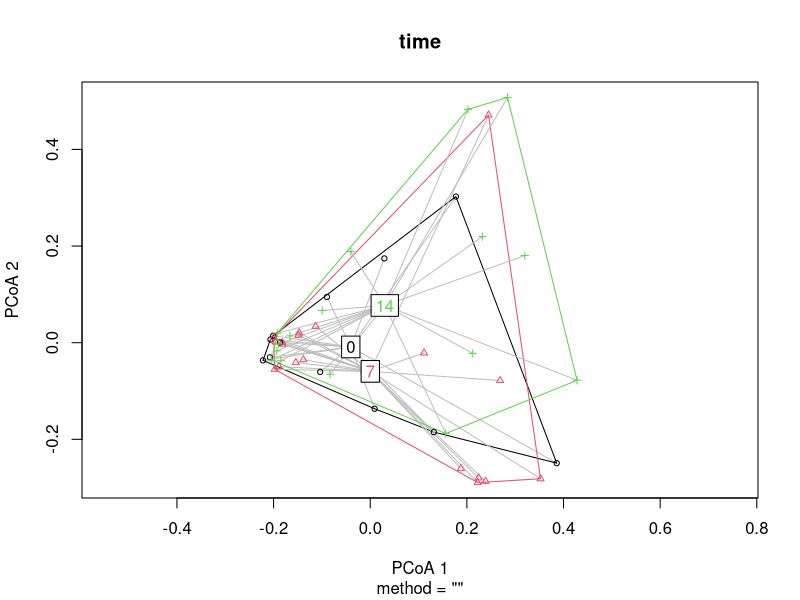
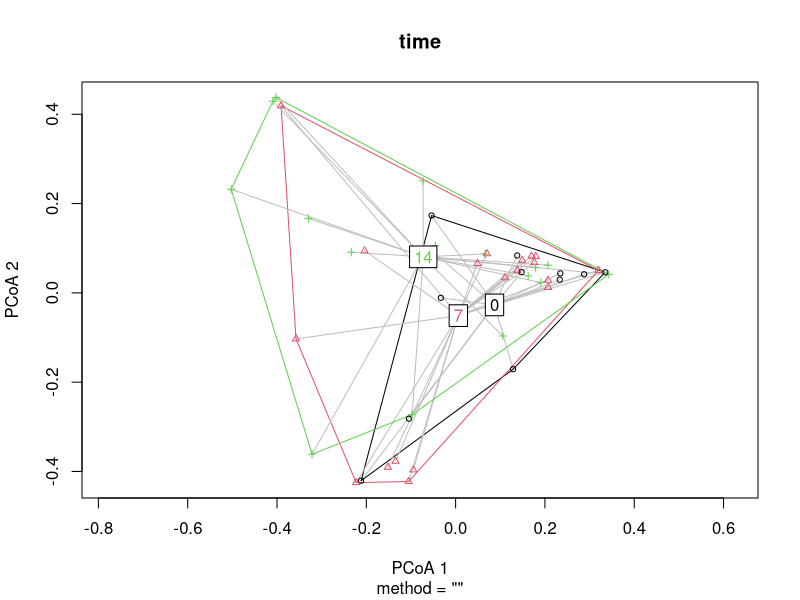

The R source for these figures, in order:
#Betadisper Nasal Samples
library(vegan) 
library(ggplot2)
library(ggpubr)
library(dplyr) #tally function
library(data.table) #transpose function
library(car) ##for type III SS 
library(lme4)
library(afex)
library(emmeans)

setwd("~/Desktop/eunice/PhD/CalfNasal/Qiime/CorrectFiltered/") #sets new working directory for Windows systems (remember to replace … with your filepath)
metadata1 <-read.csv("CalfMetadata08.30.csv")
metadata1$calf <- as.factor(metadata1$calf)
metadata1$Sickness <- as.factor(metadata1$Sickness)
metadata1$day <- factor(metadata1$day)
metadata1$diagnostic <- factor(metadata1$diagnostic)
levels(metadata1$Sickness) <- list("Sick"="Got", "Healthy"="Never")
metadata1$Antibiotic <- factor(metadata1$Antibiotic)

##Subsetting healthy and sick animals
healthy1 <- subset(metadata1, Sickness=="Healthy")
str(healthy1)
healthy1$Sickness <- factor(healthy1$Sickness)
healthy1$diagnostic <- factor(healthy1$diagnostic)
healthy1$d <- factor(healthy1$d)
levels(healthy1$d) <- list("0"="0", "7"="7", "14"="14")
healthy1$calf <- factor(healthy1$calf)
rownames(healthy1) <- healthy1$ID2
#healthy$d <- as.numeric(as.character(healthy$d))
levels(healthy1$calf)
rownames(healthy1) <- healthy1$ID

#We need to import the distance matrices
DistWU = read.csv("WU.H.csv", header=TRUE)
row.names(DistWU) <- DistWU[,1]
DistWU = DistWU[,-c(1)]
distWU <- as.dist(DistWU)
#check homogeneity of variance
healthy1 <-healthy1[rownames(healthy1) %in% rownames(DistWU),]#47

time <- betadisper(distWU, type = c("centroid"), group = healthy1$d)
time
plot(time)
distances <- time[["distances"]]
distances <- as.data.frame(distances)
distances <- merge(distances, healthy1, by.x = 0, by.y=0) # we are combining the data and removing unneccesary data
distances <- distances[,-c(1, 5, 7:9)] # here I need to calculate by hand the mean of the groups
#write.csv(distances, "distancesHWU.csv")

#---Step 1: Within SS
#we need to calculate the group mean and then the grand mena
metadata <- read.csv("betadisperCalfN.csv", header=TRUE)
x <- metadata$d0
x <- na.exclude(x) 
mean0 <- mean(x)

y <- metadata$d7
y <- na.exclude(y) 
mean7 <- mean(y)

z <- metadata$d14
z <- na.exclude(z)
mean14 <- mean(z)
GrandMean <- (mean0 + mean7 + mean14) / 3

summary_table <-metadata %>%
  summarize(
    sqrtDevW0 = (d0 - mean0) ^ 2, ###SS of the conditions
    sqrtDevW7 = (d7 - mean7) ^ 2, ###SS of the conditions
    sqrtDevW14 = (d14 - mean14) ^ 2, ###SS of the conditions
  )
##removing NAs
sqrtDevW0 <- as.data.frame(summary_table$sqrtDevW0)
sqrtDevW0 <- as.data.frame(sqrtDevW0[-c(8,10,13,14,17:20),])
colnames(sqrtDevW0) <- c("sqrtDevW0")

sqrtDevW7 <- as.data.frame(summary_table$sqrtDevW7)
sqrtDevW7 <- as.data.frame(sqrtDevW7[-c(12),])
colnames(sqrtDevW7) <- c("sqrtDevW7")

sqrtDevW14 <- as.data.frame(summary_table$sqrtDevW14)
sqrtDevW14 <- as.data.frame(sqrtDevW14[-c(1,2,10,20),])
colnames(sqrtDevW14) <- c("sqrtDevW14")

SSwithin <- sum (sqrtDevW0$sqrtDevW0 + sqrtDevW7$sqrtDevW7  + 
                   sqrtDevW14$sqrtDevW14)

### Step 2: SS between (or conditions)
# the group sample size multiplied by the square different between the group's mean and grand mean
metadata
summary_table2 <-metadata %>%
  summarize(
    sqrtDev0 = (mean0 - GrandMean) ^ 2, ###SS of the conditions
    sqrtDev7 = (mean7 - GrandMean) ^ 2,##SS of the conditions
    sqrtDev14 = (mean14 - GrandMean) ^ 2,##SS of the conditions
  ) 
#write.csv(summary_table,"summary_table.csv")
##We get the SS of the conditions (time points), you multiple by (n) number of subjects under each (ith) condition
metadata
s1 <- 12 * summary_table2$sqrtDev0
s2 <- 19 * summary_table2$sqrtDev7
s3 <- 16 * summary_table2$sqrtDev14
SSconditions <- sum(s1,s2,s3)
SSconditions

## Now, let's calculate the SStotal= SSbetween + SS within
SStotal <- SSwithin + SSconditions

## Step 3-- SSsubjects
#we need to calculate the mean of each subject across the 3 timepoints and then you subtract from the grand mean and you multiply by the total number of samples
summary_table3 <-metadata %>%
  group_by(calf, observations) %>%
  summarize(
    sqrtDevS = (average - GrandMean) ^ 2, ###SS of the conditions
  )
#now we multiply that number by the total number of observations per animal
SSsubject <- summary_table3 %>%
  group_by(calf) %>%
  summarize(
    sqrtDevS2 = sqrtDevS * observations, ###SS of the conditions, the animals have different number of observations
  ) 
SSsubject <- sum(SSsubject$sqrtDevS2)

##Step 4- SSErroc
SSerror <- SSwithin - SSsubject
#now the double check
SSwithin
total <- SSsubject + SSerror

###now we move into calculating the degrees of freedom
#Now we specify the degrees of freedom of the model and for the error term
#dfmodel = k - 1, k number of variables
#dferror = (k-1) * (n-1), n is the number of subject
dfbetween = 3 - 1 #we have 3 variable or points
dfwithin = 47 - 3 #(total number of data points -number of groups)
dfsubject = 20 - 1 #(total number of subjects -1)
dferror = dfwithin - dfsubject
dftotal = 47 - 1 #total number of data points - 1

##now we calculate the Mean Square (SS for each df)
MSconditions = SSconditions / dfbetween
MSwithin = SSwithin / dfwithin
MSsubject = SSsubject / dfsubject
MSerror = SSerror / dferror

### now we calculate the F-ratio
Fratio = MSconditions / MSerror
# we then use the F-distribution with the degrees of freedom of the between and error
# now we calculate the P.value
p.value <- pf(Fratio, dfbetween, dferror, lower.tail = FALSE)

#creating the data frame
Response <- c("SSconditions", "SSwithin", "SSsubject", "SSerror", "SStotal")
SS <- c(SSconditions, SSwithin, SSsubject, SSerror, SStotal)
DF <- c(dfbetween, dfwithin, dfsubject, dferror, "NA")
MS <- c(MSconditions, MSwithin, MSsubject, MSerror, "NA")
F.value <- c(Fratio, "NA","NA","NA","NA")
P <- c(p.value, "NA","NA","NA","NA")

df1 <- data.frame(Response, SS, DF, MS, F.value, P)
print (df1)

##----------Bray curtis
#We need to import the distance matrices
DistWU = read.csv("dist.brayH.csv", header=TRUE)
row.names(DistWU) <- DistWU[,1]
DistWU = DistWU[,-c(1)]
distWU <- as.dist(DistWU)
#check homogeneity of variance
healthy1 <-healthy1[rownames(healthy1) %in% rownames(DistWU),]#47

time <- betadisper(distWU, type = c("centroid"), group = healthy1$d)
time
plot(time)
distances <- time[["distances"]]
distances <- as.data.frame(distances)
distances <- merge(distances, healthy1, by.x = 0, by.y=0) # we are combining the data and removing unneccesary data
distances <- distances[,-c(1, 5, 7:9)] # here I need to calculate by hand the mean of the groups
#write.csv(distances, "distancesHBC.csv")

#---Step 1: Within SS
#we need to calculate the group mean and then the grand mena
metadata <- read.csv("betadisperCalfBCH.csv", header=TRUE)
x <- metadata$d0
x <- na.exclude(x) 
mean0 <- mean(x)

y <- metadata$d7
y <- na.exclude(y) 
mean7 <- mean(y)

z <- metadata$d14
z <- na.exclude(z)
mean14 <- mean(z)
GrandMean <- (mean0 + mean7 + mean14) / 3

summary_table <-metadata %>%
  summarize(
    sqrtDevW0 = (d0 - mean0) ^ 2, ###SS of the conditions
    sqrtDevW7 = (d7 - mean7) ^ 2, ###SS of the conditions
    sqrtDevW14 = (d14 - mean14) ^ 2, ###SS of the conditions
  )
##removing NAs
sqrtDevW0 <- as.data.frame(summary_table$sqrtDevW0)
sqrtDevW0 <- as.data.frame(sqrtDevW0[-c(8,10,13,14,17:20),])
colnames(sqrtDevW0) <- c("sqrtDevW0")

sqrtDevW7 <- as.data.frame(summary_table$sqrtDevW7)
sqrtDevW7 <- as.data.frame(sqrtDevW7[-c(12),])
colnames(sqrtDevW7) <- c("sqrtDevW7")

sqrtDevW14 <- as.data.frame(summary_table$sqrtDevW14)
sqrtDevW14 <- as.data.frame(sqrtDevW14[-c(1,2,10,20),])
colnames(sqrtDevW14) <- c("sqrtDevW14")

SSwithin <- sum (sqrtDevW0$sqrtDevW0 + sqrtDevW7$sqrtDevW7  + 
                   sqrtDevW14$sqrtDevW14)

### Step 2: SS between (or conditions)
# the group sample size multiplied by the square different between the group's mean and grand mean
metadata
summary_table2 <-metadata %>%
  summarize(
    sqrtDev0 = (mean0 - GrandMean) ^ 2, ###SS of the conditions
    sqrtDev7 = (mean7 - GrandMean) ^ 2,##SS of the conditions
    sqrtDev14 = (mean14 - GrandMean) ^ 2,##SS of the conditions
  ) 
#write.csv(summary_table,"summary_table.csv")
##We get the SS of the conditions (time points), you multiple by (n) number of subjects under each (ith) condition
metadata
s1 <- 12 * summary_table2$sqrtDev0
s2 <- 19 * summary_table2$sqrtDev7
s3 <- 16 * summary_table2$sqrtDev14
SSconditions <- sum(s1,s2,s3)
SSconditions

## Now, let's calculate the SStotal= SSbetween + SS within
SStotal <- SSwithin + SSconditions

## Step 3-- SSsubjects
#we need to calculate the mean of each subject across the 3 timepoints and then you subtract from the grand mean and you multiply by the total number of samples
summary_table3 <-metadata %>%
  group_by(calf, observations) %>%
  summarize(
    sqrtDevS = (average - GrandMean) ^ 2, ###SS of the conditions
  )
#now we multiply that number by the total number of observations per animal
SSsubject <- summary_table3 %>%
  group_by(calf) %>%
  summarize(
    sqrtDevS2 = sqrtDevS * observations, ###SS of the conditions, the animals have different number of observations
  ) 
SSsubject <- sum(SSsubject$sqrtDevS2)

##Step 4- SSErroc
SSerror <- SSwithin - SSsubject
#now the double check
SSwithin
total <- SSsubject + SSerror

###now we move into calculating the degrees of freedom
#Now we specify the degrees of freedom of the model and for the error term
#dfmodel = k - 1, k number of variables
#dferror = (k-1) * (n-1), n is the number of subject
dfbetween = 3 - 1 #we have 3 variable or points
dfwithin = 47 - 3 #(total number of data points -number of groups)
dfsubject = 20 - 1 #(total number of subjects -1)
dferror = dfwithin - dfsubject
dftotal = 47 - 1 #total number of data points - 1

##now we calculate the Mean Square (SS for each df)
MSconditions = SSconditions / dfbetween
MSwithin = SSwithin / dfwithin
MSsubject = SSsubject / dfsubject
MSerror = SSerror / dferror

### now we calculate the F-ratio
Fratio = MSconditions / MSerror
# we then use the F-distribution with the degrees of freedom of the between and error
# now we calculate the P.value
p.value <- pf(Fratio, dfbetween, dferror, lower.tail = FALSE)

#creating the data frame
Response <- c("SSconditions", "SSwithin", "SSsubject", "SSerror", "SStotal")
SS <- c(SSconditions, SSwithin, SSsubject, SSerror, SStotal)
DF <- c(dfbetween, dfwithin, dfsubject, dferror, "NA")
MS <- c(MSconditions, MSwithin, MSsubject, MSerror, "NA")
F.value <- c(Fratio, "NA","NA","NA","NA")
P <- c(p.value, "NA","NA","NA","NA")

df2 <- data.frame(Response, SS, DF, MS, F.value, P)
print (df2) #bray curtis

###------------------------------------- Sick animals
ant <- read.table("CalfMetadataSickAnimals.txt", header=TRUE, sep="\t")
ant <- ant[,-c(11:14)]
#also using d as continuous factoe
rownames(ant) <- ant$ID2
ant$antibiotic <- as.factor(ant$antibiotic)
ant$sample <- ant$ID2
ant$day <- factor(ant$day, levels = c("s0","s1","s5", "s10"))
levels(ant$day ) <- list("0"="s0", "1"="s1", "5"="s5", "10"="s10")
X <- as.factor(ant$calf)


#We need to import the distance matrices
DistWU = read.csv("WU.S.csv", header=TRUE)
row.names(DistWU) <- DistWU[,1]
DistWU = DistWU[,-c(1)]
distWU <- as.dist(DistWU)
#check homogeneity of variance
ant <-ant[rownames(ant) %in% rownames(DistWU),]#32


timeD1 <- betadisper(distWU, type = c("centroid"), group = ant$d)
timeD1
distances <- timeD1[["distances"]]
distances <- as.data.frame(distances)
distances <- merge(distances, ant, by.x = 0, by.y=0) # we are combining the data and removing unneccesary data
distances <- distances[,-c(1, 4,5, 7:9,11:13)]
#write.csv(distances, "distancesWUS.csv")

#upload the formatted table
metadata <- read.csv("betadisperCalfWUS.csv", header=TRUE)
str(metadata)
x <- metadata$s0
x <- na.exclude(x) 
mean0 <- mean(x)

y <- metadata$s1
y <- na.exclude(y) 
mean1 <- mean(y)

z <- metadata$s5
z <- na.exclude(z)
mean5 <- mean(z)

w <- metadata$s10
w <- na.exclude(w)
mean10 <- mean(w)

GrandMean <- (mean0 + mean1 + mean5 + mean10) / 4

summary_table <-metadata %>%
  summarize(
    sqrtDevW0 = (s0 - mean0) ^ 2, ###SS of the conditions
    sqrtDevW1 = (s1 - mean1) ^ 2, ###SS of the conditions
    sqrtDevW5 = (s5 - mean5) ^ 2,
    sqrtDevW10 = (s10 - mean10) ^ 2, ###SS of the conditions
  )
##removing NAs
sqrtDevW0 <- as.data.frame(summary_table$sqrtDevW0)
sqrtDevW0 <- as.data.frame(sqrtDevW0[-c(3,7),])
colnames(sqrtDevW0) <- c("sqrtDevW0")

sqrtDevW1 <- as.data.frame(summary_table$sqrtDevW1)
sqrtDevW1 <- as.data.frame(sqrtDevW1[-c(1,7),])
colnames(sqrtDevW1) <- c("sqrtDevW1")

sqrtDevW5 <- as.data.frame(summary_table$sqrtDevW5)
sqrtDevW5 <- as.data.frame(sqrtDevW5[-c(1,2),])
colnames(sqrtDevW5) <- c("sqrtDevW5")

sqrtDevW10 <- as.data.frame(summary_table$sqrtDevW10)
sqrtDevW10 <- as.data.frame(sqrtDevW10[-c(1),])
colnames(sqrtDevW10) <- c("sqrtDevW10")

SSwithin <- sum (sqrtDevW0$sqrtDevW0 + sqrtDevW1$sqrtDevW1  + sqrtDevW5$sqrtDevW5 +
                   sqrtDevW10$sqrtDevW10)

### Step 2: SS between (or conditions)
# the group sample size multiplied by the square different between the group's mean and grand mean
metadata
summary_table2 <-metadata %>%
  summarize(
    sqrtDev0 = (mean0 - GrandMean) ^ 2, ###SS of the conditions
    sqrtDev1 = (mean1 - GrandMean) ^ 2,##SS of the conditions
    sqrtDev5 = (mean5 - GrandMean) ^ 2,##SS of the conditions
    sqrtDev10 = (mean10 - GrandMean) ^ 2##SS of the conditions
  ) 
#write.csv(summary_table,"summary_table.csv")
##We get the SS of the conditions (time points), you multiple by (n) number of subjects under each (ith) condition
metadata
s1 <- 8 * summary_table2$sqrtDev0
s2 <- 8 * summary_table2$sqrtDev1
s3 <- 8 * summary_table2$sqrtDev5
s4 <- 9 * summary_table2$sqrtDev10
SSconditions <- sum(s1,s2,s3,s4)
SSconditions

## Now, let's calculate the SStotal= SSbetween + SS within
SStotal <- SSwithin + SSconditions

## Step 3-- SSsubjects
#we need to calculate the mean of each subject across the 3 timepoints and then you subtract from the grand mean and you multiply by the total number of samples
summary_table3 <-metadata %>%
  group_by(calf, observations) %>%
  summarize(
    sqrtDevS = (average - GrandMean) ^ 2, ###SS of the conditions
  )
#now we multiply that number by the total number of observations per animal
SSsubject <- summary_table3 %>%
  group_by(calf) %>%
  summarize(
    sqrtDevS2 = sqrtDevS * observations, ###SS of the conditions, the animals have different number of observations
  ) 
SSsubject <- sum(SSsubject$sqrtDevS2)

##Step 4- SSErroc
SSerror <- SSwithin - SSsubject
#now the double check
SSwithin
total <- SSsubject + SSerror

###now we move into calculating the degrees of freedom
#Now we specify the degrees of freedom of the model and for the error term
#dfmodel = k - 1, k number of variables
#dferror = (k-1) * (n-1), n is the number of subject
dfbetween = 4 - 1 #we have 3 variable or points
dfwithin = 33 - 4 #(total number of data points -number of groups)
dfsubject = 10 - 1 #(total number of subjects -1)
dferror = dfwithin - dfsubject
dftotal = 33 - 1 #total number of data points - 1

##now we calculate the Mean Square (SS for each df)
MSconditions = SSconditions / dfbetween
MSwithin = SSwithin / dfwithin
MSsubject = SSsubject / dfsubject
MSerror = SSerror / dferror

### now we calculate the F-ratio
Fratio = MSconditions / MSerror
# we then use the F-distribution with the degrees of freedom of the between and error
# now we calculate the P.value
p.value <- pf(Fratio, dfbetween, dferror, lower.tail = FALSE)

#creating the data frame
Response <- c("SSconditions", "SSwithin", "SSsubject", "SSerror", "SStotal")
SS <- c(SSconditions, SSwithin, SSsubject, SSerror, SStotal)
DF <- c(dfbetween, dfwithin, dfsubject, dferror, "NA")
MS <- c(MSconditions, MSwithin, MSsubject, MSerror, "NA")
F.value <- c(Fratio, "NA","NA","NA","NA")
P <- c(p.value, "NA","NA","NA","NA")

df3 <- data.frame(Response, SS, DF, MS, F.value, P)
print (df3) #bray curtis

#We need to import the distance matrices
DistWU = read.csv("dist.brayS.csv", header=TRUE)
row.names(DistWU) <- DistWU[,1]
DistWU = DistWU[,-c(1)]
distWU <- as.dist(DistWU)
#check homogeneity of variance
ant <-ant[rownames(ant) %in% rownames(DistWU),]#32

timeD1 <- betadisper(distWU, type = c("centroid"), group = ant$d)
timeD1
distances <- timeD1[["distances"]]
distances <- as.data.frame(distances)
distances <- merge(distances, ant, by.x = 0, by.y=0) # we are combining the data and removing unneccesary data
distances <- distances[,-c(1, 4,5, 7:9,11:13)]
#write.csv(distances, "distancesBCS.csv")

#upload the formatted table
metadata <- read.csv("betadisperCalfBCS.csv", header=TRUE)
str(metadata)
x <- metadata$s0
x <- na.exclude(x) 
mean0 <- mean(x)

y <- metadata$s1
y <- na.exclude(y) 
mean1 <- mean(y)

z <- metadata$s5
z <- na.exclude(z)
mean5 <- mean(z)

w <- metadata$s10
w <- na.exclude(w)
mean10 <- mean(w)

GrandMean <- (mean0 + mean1 + mean5 + mean10) / 4

summary_table <-metadata %>%
  summarize(
    sqrtDevW0 = (s0 - mean0) ^ 2, ###SS of the conditions
    sqrtDevW1 = (s1 - mean1) ^ 2, ###SS of the conditions
    sqrtDevW5 = (s5 - mean5) ^ 2,
    sqrtDevW10 = (s10 - mean10) ^ 2, ###SS of the conditions
  )
##removing NAs
sqrtDevW0 <- as.data.frame(summary_table$sqrtDevW0)
sqrtDevW0 <- as.data.frame(sqrtDevW0[-c(3,7),])
colnames(sqrtDevW0) <- c("sqrtDevW0")

sqrtDevW1 <- as.data.frame(summary_table$sqrtDevW1)
sqrtDevW1 <- as.data.frame(sqrtDevW1[-c(1,7),])
colnames(sqrtDevW1) <- c("sqrtDevW1")

sqrtDevW5 <- as.data.frame(summary_table$sqrtDevW5)
sqrtDevW5 <- as.data.frame(sqrtDevW5[-c(1,2),])
colnames(sqrtDevW5) <- c("sqrtDevW5")

sqrtDevW10 <- as.data.frame(summary_table$sqrtDevW10)
sqrtDevW10 <- as.data.frame(sqrtDevW10[-c(1),])
colnames(sqrtDevW10) <- c("sqrtDevW10")

SSwithin <- sum (sqrtDevW0$sqrtDevW0 + sqrtDevW1$sqrtDevW1  + sqrtDevW5$sqrtDevW5 +
                   sqrtDevW10$sqrtDevW10)

### Step 2: SS between (or conditions)
# the group sample size multiplied by the square different between the group's mean and grand mean
metadata
summary_table2 <-metadata %>%
  summarize(
    sqrtDev0 = (mean0 - GrandMean) ^ 2, ###SS of the conditions
    sqrtDev1 = (mean1 - GrandMean) ^ 2,##SS of the conditions
    sqrtDev5 = (mean5 - GrandMean) ^ 2,##SS of the conditions
    sqrtDev10 = (mean10 - GrandMean) ^ 2##SS of the conditions
  ) 
#write.csv(summary_table,"summary_table.csv")
##We get the SS of the conditions (time points), you multiple by (n) number of subjects under each (ith) condition
metadata
s1 <- 8 * summary_table2$sqrtDev0
s2 <- 8 * summary_table2$sqrtDev1
s3 <- 8 * summary_table2$sqrtDev5
s4 <- 9 * summary_table2$sqrtDev10
SSconditions <- sum(s1,s2,s3,s4)
SSconditions

## Now, let's calculate the SStotal= SSbetween + SS within
SStotal <- SSwithin + SSconditions

## Step 3-- SSsubjects
#we need to calculate the mean of each subject across the 3 timepoints and then you subtract from the grand mean and you multiply by the total number of samples
summary_table3 <-metadata %>%
  group_by(calf, observations) %>%
  summarize(
    sqrtDevS = (average - GrandMean) ^ 2, ###SS of the conditions
  )
#now we multiply that number by the total number of observations per animal
SSsubject <- summary_table3 %>%
  group_by(calf) %>%
  summarize(
    sqrtDevS2 = sqrtDevS * observations, ###SS of the conditions, the animals have different number of observations
  ) 
SSsubject <- sum(SSsubject$sqrtDevS2)

##Step 4- SSErroc
SSerror <- SSwithin - SSsubject
#now the double check
SSwithin
total <- SSsubject + SSerror

###now we move into calculating the degrees of freedom
#Now we specify the degrees of freedom of the model and for the error term
#dfmodel = k - 1, k number of variables
#dferror = (k-1) * (n-1), n is the number of subject
dfbetween = 4 - 1 #we have 3 variable or points
dfwithin = 33 - 4 #(total number of data points -number of groups)
dfsubject = 10 - 1 #(total number of subjects -1)
dferror = dfwithin - dfsubject
dftotal = 33 - 1 #total number of data points - 1

##now we calculate the Mean Square (SS for each df)
MSconditions = SSconditions / dfbetween
MSwithin = SSwithin / dfwithin
MSsubject = SSsubject / dfsubject
MSerror = SSerror / dferror

### now we calculate the F-ratio
Fratio = MSconditions / MSerror
# we then use the F-distribution with the degrees of freedom of the between and error
# now we calculate the P.value
p.value <- pf(Fratio, dfbetween, dferror, lower.tail = FALSE)

#creating the data frame
Response <- c("SSconditions", "SSwithin", "SSsubject", "SSerror", "SStotal")
SS <- c(SSconditions, SSwithin, SSsubject, SSerror, SStotal)
DF <- c(dfbetween, dfwithin, dfsubject, dferror, "NA")
MS <- c(MSconditions, MSwithin, MSsubject, MSerror, "NA")
F.value <- c(Fratio, "NA","NA","NA","NA")
P <- c(p.value, "NA","NA","NA","NA")

df4 <- data.frame(Response, SS, DF, MS, F.value, P)
print (df4) #bray curtis

##respons
df1
df2
df3
df4
